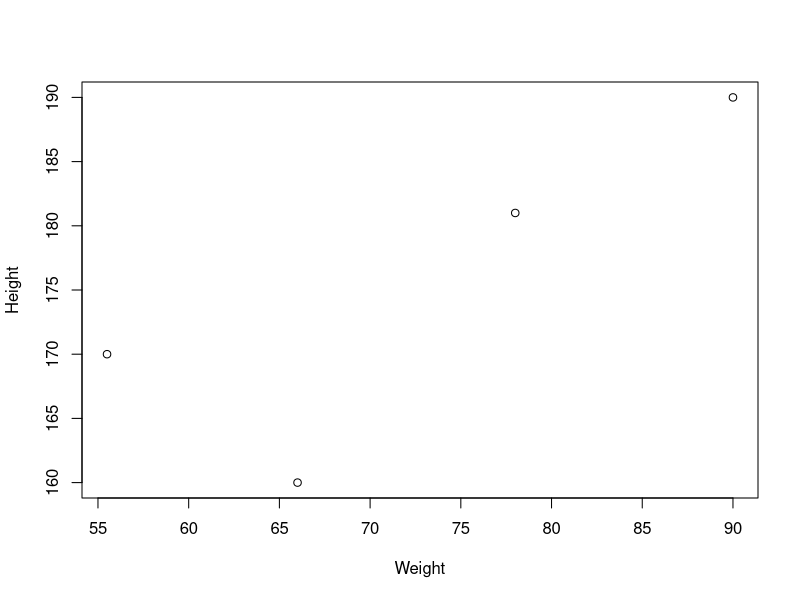

Source code (R): (Note: this script raises an error after producing the figure.)
## ---- chunk 1
#Let's create variables of different types
#numeric
my_num1<- 15
print (my_num1)

#character
my_string<- "Hello world"
print (my_string)

#logical
my_bool<- TRUE
print (my_bool)
## ---- chunk 2
# We can do operations with the variables
my_num1<-15
my_num2<-5
#substraction
my_num1-my_num2
#addition
my_num1+my_num2
#multiplicatoin
my_num1*my_num2
#division
my_num1/my_num2
# power
my_num1^2
#square root
sqrt(my_num1 *my_num2)
## ---- chunk 3
# Let's review the internal representation of the variables

# Numeric: default number (float)
class(my_num1)

#Character: strings are characters
class(my_string)

#Logicals: booleans
class(my_bool)
## ---- chunk 4
#You can create a list of variables with the combine **c()** command
ranks<-c(1,2,3,4)
print(ranks)
# Vectors preserve the class of its elements
class(ranks)
#You can access the specific elements **INDEX 1**
print(ranks[1] )
# You can perform element-wise ops in vectors
weights<-c(78.0,66.0,90.0,55.5)
heights <-c(181.0,160.0,190.0,170.0)

#e.g. division
ratios<-weights/heights

# You can have vectors of characters
names<-c("John","Mary","Bob","Anna")
affiliations<-c("QF","QP","QP","QF")
# Or logicals
is_fit<-c(TRUE,FALSE,TRUE,FALSE)

## ---- chunk 5
# **str**: Structure: tells you about the variable(s) class, size and values
str(my_num1)
str(my_string)
str(weights)
## ---- chunk 6
# **summary**: Gives you a summary of a variable. 
# Specially useful for lists/vectors

summary(weights)
## ---- chunk 7
#Let's factorize the affiliation vector
f_affiliations<-factor(affiliations)
print(f_affiliations)
#Now let's compare
str(f_affiliations)
str(affiliations)
#Even summaries are different
summary(f_affiliations)
summary(affiliations)

## ---- chunk 8
my_df <- data.frame(name=names,affiliation=affiliations,weight=weights,height=heights,is_fit=is_fit)
# The command head shows us a preview of the dataset
head(my_df)
# We can see its structure
str(my_df)
# Or a complete summary
summary(my_df)
## ---- chunk 9
#print the column name
my_df$name
## ---- chunk 10
my_df$weight
## ---- chunk 11
plot(my_df$weight,my_df$height,xlab="Weight",ylab="Height")

## ---- chunk 12
#This is the wrong way because affiliation is taken as a numeric
plot(my_df$weight,my_df$affiliation,xlab="Weight", ylab="Affiliation")
## ---- chunk 13
# Instead, we use the "by" operator "~". 
#Note that this operator works as y~x. So now the axes are reversed
plot(my_df$weight~my_df$affiliation,ylab="Weight",xlab="Affiliation")
